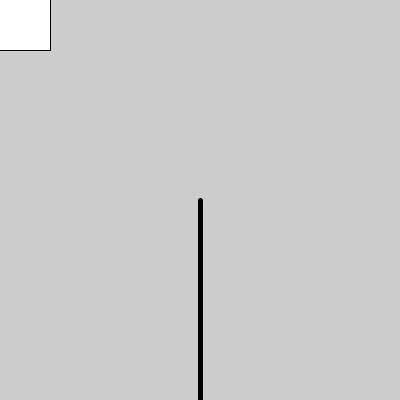
Frame 1 (no input)
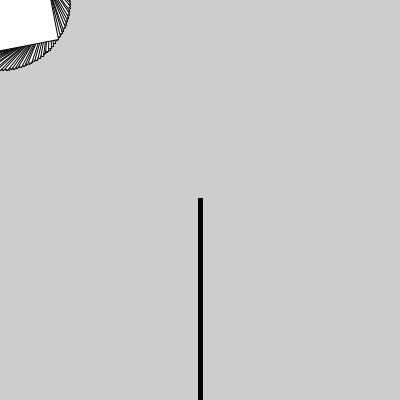
Frame 60 (the mouse pressed at the canvas centre just before this capture)
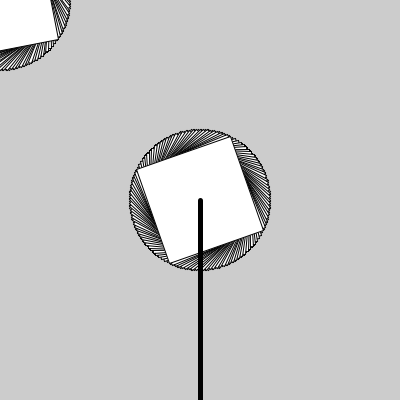
Frame 120 (the mouse held since frame 60 and released just before this capture)

The Processing sketch that drew these frames (run headless with seeded random() and noise(); from frame 60 on, the mouse is pressed at the canvas centre):

// Processing sketch: aula10_grupo02_exercicio02
// ── aula10_grupo02_exercicio02.pde
float star=0;
void setup(){ size(400,400); 
rectMode(CENTER); //CORNER 
}
void draw(){
 // background(0,255,0);
strokeWeight(1);
pushMatrix();
translate(mouseX,mouseY);
rotate(star);
rect(0,0,100,100);
popMatrix();
strokeWeight(5);
line(200,200,200,400);
star=star+0.05;
}
